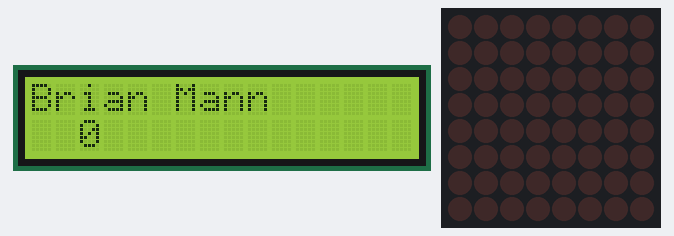
Recording of a sketch running on a simulated Arduino Uno, built with avr-gcc and run on an emulated ATmega328P. Shown: 16×2 character LCD, 8×8 LED matrix.

Above: at 0.1 s.
At 9.56 s:
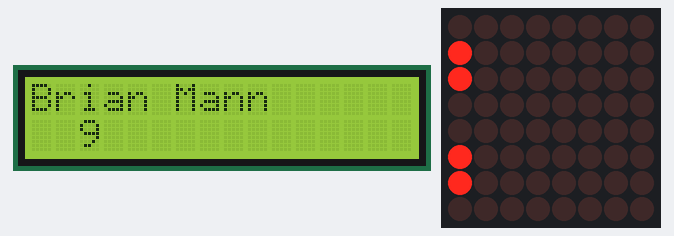
At 17.41 s:
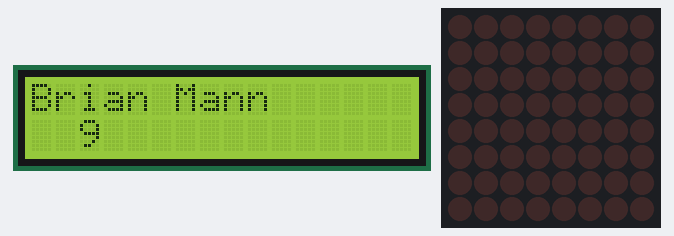
At 22.44 s:
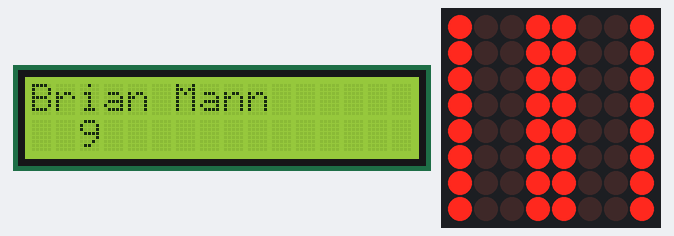
At 32.2 s:
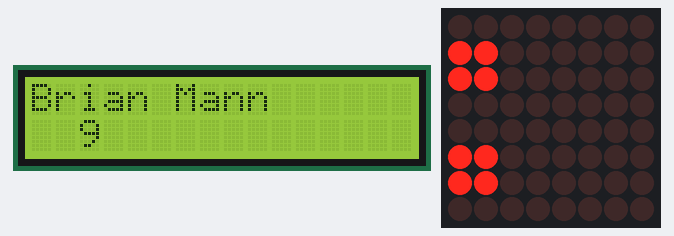
At 38.5 s:
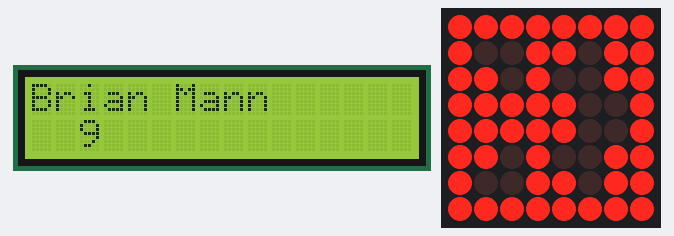

The sketch:

Lab4_BM.ino
```cpp
/*
Module 4 lab, Part 1: LED Matrix, Part 2: LCD Display
Brian Mann
February 13, 2026
This sketch will perform two seperate functions
The first function is to loop through the LED Matrix to turn ON/OFF each dot, row, and column.
  Followed by displaying an image.
The second function is to display my name on the first row of an LCD screen,
  while on the second row contiously incrementing a number from 0 to 9, then reset back to zero.
*/
#include "LedControl.h"
#include <Wire.h>
#include <LiquidCrystal_I2C.h>
const int dataPin = 12;                                               // LED matrix data pin connected to pin 12
const int clockPin = 11;                                              // LED matrix clock pin connected to pin 11
const int csPin = 10;                                                 // LED matrix data pin connected to pin 10
const int num_of_Devices = 1;                                         // Number of devices connected to LED Matrix
LedControl lc = LedControl(dataPin, clockPin, csPin, num_of_Devices);
LiquidCrystal_I2C lcd(0x27, 16, 2);                                   // declare the LCD with I2C address 0x27, 16 colunms and 2 rows.

void setup() {
  // shutdown command, if true shut down, if false power on
  lc.shutdown(0, false);
  // brightness of the display
  lc.setIntensity(0, 5);
  // clear whatever is currently on the display
  lc.clearDisplay(0);
  // initialize the LCD
  lcd.init();
  // turn on the LCD backlight
  lcd.backlight();
  //Serial.begin(9600);
}

void loop() {
  lcd.clear();
  // set the starting point to upper left corner
  lcd.setCursor(0, 0);
  lcd.print("Brian Mann");
  // set the starting point to below the printed name
  lcd.setCursor(2, 1);
  for (int col = 0; col < 10; col++){ // Loop from 0 to 9 and print each number
    lcd.print(col);
    lcd.setCursor(2,1);
    delay(500);
    }
  delay(1000);
  // calling subroutines
  displayDot();
  displayCol();
  displayRow();
  displayPic();
}

void displayDot(){ // sequentially turns on each dot, starting in each row then going by column.
  lc.clearDisplay(0);
  delay(100);
  for (int row = 0; row < 8; row ++){
    for (int col = 0; col < 8; col ++){
      lc.setLed(0, row, col, true); // (address, row, column, boolean state)
        delay(50);
      }
  }
}

void displayCol(){ // turns on each column specified by the byte data, starting from the top row then working downwards
  lc.clearDisplay(0);
  delay(100);
  byte data = B01100110; // turns on the 2nd, 3rd, 6th, and 7th column
  for (int col = 0; col < 8; col++){
    lc.setColumn(0, col, data); // (address, column, boolean state)
    delay(100);
  }
}

void displayRow(){ // turns on each row specified by the byte data, starting from the left column then working towards the right
  lc.clearDisplay(0);
  delay(100);
  byte data = B10011001; // turns on the 1st, 4th, 5th, and 8th row
  for (int row = 0; row < 8; row++){
    lc.setRow(0, row, data); // (address, row, boolean state)
    delay(100);
  }
}

void displayPic(){ // displays an 8 bit picture based on the matrix value
  lc.clearDisplay(0);
  delay(100);
  byte pic[8] = { // declare an 8-bit picture, with 1's being ON, and 0's being OFF
    B11111111,
    B10111101,
    B10011001,
    B11111111,
    B11011011,
    B10000001,
    B11100111,
    B11111111};
  for(int col = 0; col < 8; col++)
    {lc.setColumn(0,col,pic[col]);}
}
```

Measured:
- what the display in image 5 shows lasts 1.5 s, from 38.4 s to 39.9 s
